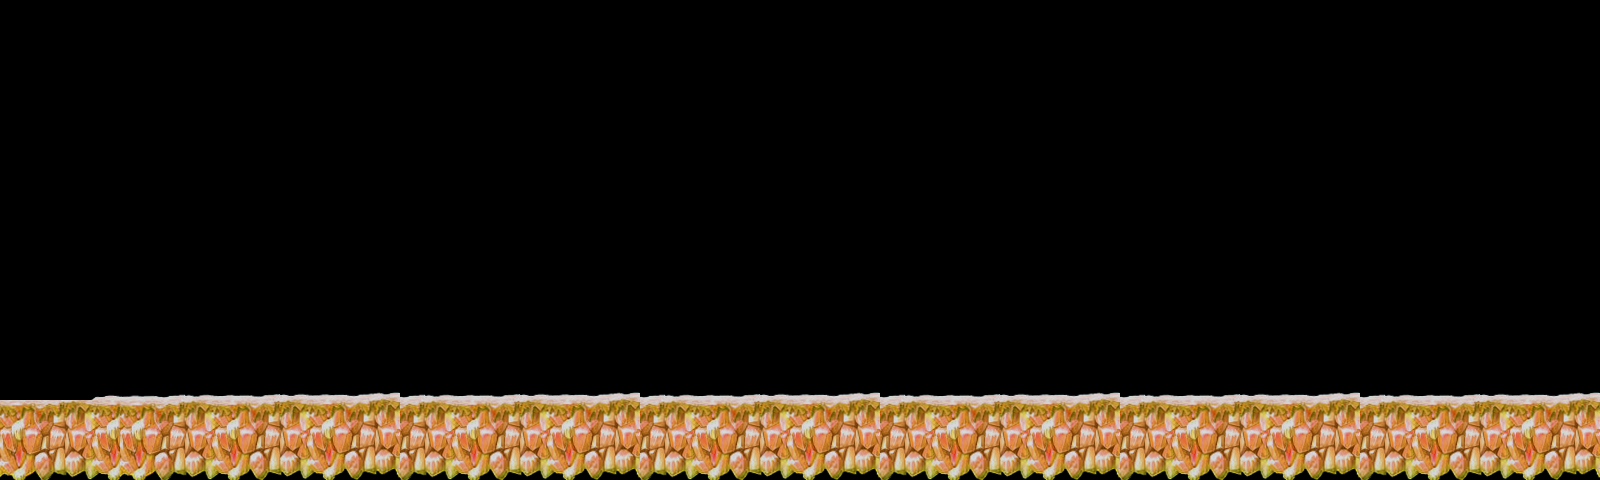

A 2D game scene composited from a Tiled map and its tileset images. What follows is a short description and the map's XML, with each tile layer's data collapsed to a summary:
An orthogonal 40x12 tile map with 40x40 px tiles, 2 tile layers (terrain1, decorate), 1 hidden layer not drawn and 35 objects (34x 0, c1).

<map version="1.0" orientation="orthogonal" width="40" height="12" tilewidth="40" tileheight="40">
 <tileset firstgid="1" name="forest" tilewidth="40" tileheight="40">
  <image source="forest.png" width="1600" height="400" />
 </tileset>
 <layer name="terrain1" width="40" height="12">
  <data>[480 cells, 118 non-empty, 22 distinct tile ids]</data>
 </layer>
 <layer name="terrain2" width="40" height="12" visible="0">
  <data>[480 cells, 0 non-empty, 0 distinct tile ids]</data>
 </layer>
 <layer name="decorate" width="40" height="12">
  <data>[480 cells, 12 non-empty, 8 distinct tile ids]</data>
 </layer>
 <objectgroup name="collision" width="40" height="12">
  <object name="c1" x="0" y="400" width="1600" height="80" />
 </objectgroup>
 <objectgroup name="items" width="40" height="12">
  <object type="0" x="1180" y="200" width="40" height="40" />
  <object type="0" x="1220" y="200" width="40" height="40" />
  <object type="0" x="1140" y="220" width="40" height="40" />
  <object type="0" x="1320" y="260" width="40" height="40" />
  <object type="0" x="1300" y="220" width="40" height="40" />
  <object type="0" x="1120" y="260" width="40" height="40" />
  <object type="0" x="1260" y="200" width="40" height="40" />
  <object type="0" x="1100" y="300" width="40" height="40" />
  <object type="0" x="1340" y="300" width="40" height="40" />
  <object type="0" x="1360" y="340" width="40" height="40" />
  <object type="0" x="1080" y="340" width="40" height="40" />
  <object type="0" x="1040" y="340" width="40" height="40" />
  <object type="0" x="1000" y="340" width="40" height="40" />
  <object type="0" x="1400" y="340" width="40" height="40" />
  <object type="0" x="1440" y="340" width="40" height="40" />
  <object type="0" x="520" y="340" width="40" height="40" />
  <object type="0" x="800" y="260" width="40" height="40" />
  <object type="0" x="480" y="340" width="40" height="40" />
  <object type="0" x="560" y="340" width="40" height="40" />
  <object type="0" x="580" y="300" width="40" height="40" />
  <object type="0" x="780" y="220" width="40" height="40" />
  <object type="0" x="600" y="260" width="40" height="40" />
  <object type="0" x="660" y="200" width="40" height="40" />
  <object type="0" x="920" y="340" width="40" height="40" />
  <object type="0" x="740" y="200" width="40" height="40" />
  <object type="0" x="880" y="340" width="40" height="40" />
  <object type="0" x="820" y="300" width="40" height="40" />
  <object type="0" x="700" y="200" width="40" height="40" />
  <object type="0" x="620" y="220" width="40" height="40" />
  <object type="0" x="840" y="340" width="40" height="40" />
  <object type="0" x="960" y="340" width="40" height="40" />
  <object type="0" x="1480" y="340" width="40" height="40" />
  <object type="0" x="1560" y="340" width="40" height="40" />
  <object type="0" x="1520" y="340" width="40" height="40" />
 </objectgroup>
 <objectgroup name="enemy" width="40" height="12" />
</map>
